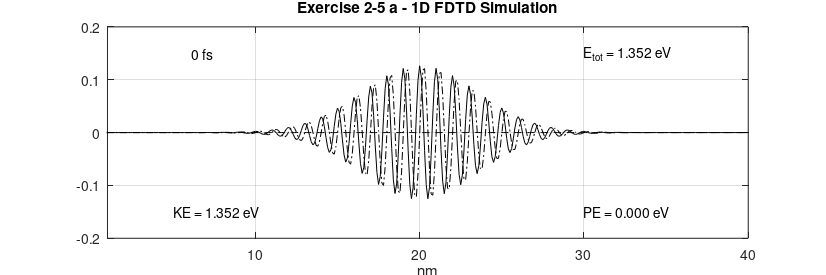
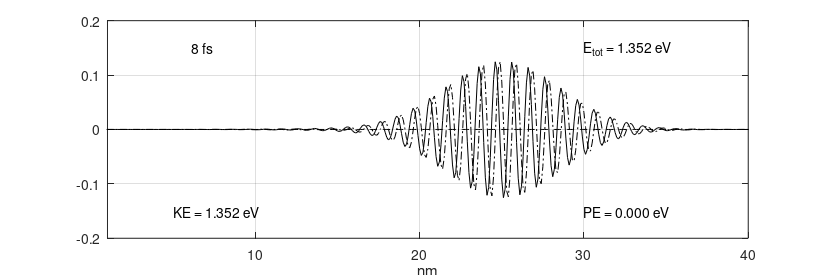
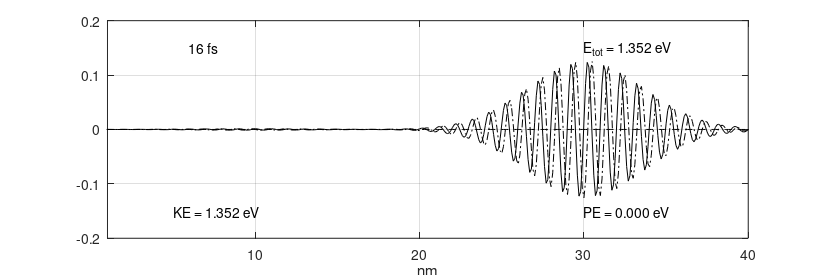

Source code (MATLAB) for these figures, in order:
%% 1D FDTD simulation of psi

%% cleanup environment
clear all;
close all;

%% general definitions and constants
h 			  = 6.626e-34;		  % [J*s]	Plank's constant
hbar		  = h/(2*pi);			  % [J*s]	reduced Plank's constant
m0			  = 9.1e-31;			  % [kg] 	free space mas of an electron

meff_Si   = 1.08;			      % effective mass of Si
meff_Ge		= 0.067;			    % effective mass of Ge
meff_GaAs = 0.55;				    % effective mass of GaAs

meff		  = meff_Si;			  % [?] 	effective mass
melec		  = meff*m0;			  % [?]	mass of an electron
ecoul		  = 1.6e-19;			  % [C]	charge of an electron
epsz		  = 8.85e-9;			  % [A*s/V/m]	dielectric of free space
eV2J		  = 1.6e-19;			  % [-]	energy conversion factor (eV to J)
J2eV		  = 1/eV2J;			    % [-]	energy conversion factor (J to eV)

%% simulation parameters
NN 			  = 400;				    % [-]	number of points in the problem space
del_x		  = .1e-9;			    % [?]	cell size
dt			  = 2e-17;			    % [s]	time steps
ra			  = (0.5*hbar/melec)*(dt/del_x^2);	% <-- must be < 0.15
DX			  = del_x*1e9;		  % [_]	cell size in nm
XX			  = (DX:DX:DX*NN);  % [-]	length in nm for plotting

%% specification of the potential
V			    = zeros(1,NN);	% init potential vector

%% potential definitions

% constant barrier band in center
for n = NN/2:NN/2+50
%	V(n) = .15*eV2J;
end

% semiconductor condution band 
for n = 1 : NN/2
%	V(n) = .1*eV2J;
end

for n = NN/2+1 : NN
%	V(n) = .2*eV2J;
end

% electric field
for n = 1 : NN
%	V(n) = -(0.2/400)*(n-400)*eV2J;
end

%% initialize a sine wave in a gaussian envelope

lambda	= 10;			      % [nm]  pulse wavelength
sigma		= 50;			      % [nm]  pulse width
nc			= 200;			    % starting position
prl			= zeros(1,NN);	% real part of the state variable
pim			= zeros(1,NN);	% imaginary part of the state variable
ptot		= 0.;			      % ?

for n=2:NN-1
    prl(n)  = exp(-1.*((n-nc)/sigma)^2)*cos(2*pi*(n-nc)/lambda);
	  pim(n)  = exp(-1.*((n-nc)/sigma)^2)*sin(2*pi*(n-nc)/lambda);
	  ptot	  = ptot + prl(n)^2 + pim(n)^2;
end

pnorm = sqrt(ptot);			% normalization constant

% normalize and check
ptot = 0.;

for n=1:NN
    prl(n)	= prl(n)/pnorm;
    pim(n)	= pim(n)/pnorm;
    ptot    = ptot + prl(n)^2 + pim(n)^2;
end

fprintf("normalization = %f\n", ptot);	% should have the value 1

T			  = 0;
n_step	= 1;
count   = 0;    
nos     = 400;  % number of timestepts between plots (equidistant)
nop     = 3;    % number of plots to be made

while nop > count
    %n_step = input("How many time steps -->");

	  % this is the core FDTD program
	  for m=1:n_step
		    T = T+1;
	
        for n=2:NN-1
            prl(n) = prl(n) - ra*(pim(n-1) -2*pim(n) + pim(n+1)) ...
              + (dt/hbar)*V(n)*pim(n);
        end
        
        for n=2:NN-1
            pim(n) = pim(n) + ra*(prl(n-1) -2*prl(n) + prl(n+1)) ...
              - (dt/hbar)*V(n)*prl(n);
        end
	  end
	
    % calculate the expected values
    PE	= 0.;	% potential energy
    
    for n=1:NN
        psi(n) = prl(n) + i*pim(n);
        PE = PE + psi(n)*psi(n)'*V(n);
    end

    fprintf("normalization = %f\n", psi*psi');

    PE = PE*J2eV;	% potential energy

    ke = 0. + j*0.;
    
    for n=2:NN-1
        lap_p = psi(n+1) - 2*psi(n) + psi(n-1);
        ke = ke + lap_p*psi(n)';
    end

    KE = -J2eV*((hbar/del_x)^2/(2*melec))*real(ke);	% kinetic energy

    % plot results
    figure(count+1);
    plot(XX, prl, "k");
    hold on;
    plot(XX, pim, "-.k");
    plot(XX, J2eV*V, "--k");
    hold off;
    
    axis([1 DX*NN -.2 .2] );
    
    % insert plot annotations
    text( 5,  .15, sprintf("%7.0f fs",           T*dt*1e15)); % show time in plot
    text( 5, -.15, sprintf("KE = %5.3f eV",      KE));        % show KE in plot
    text(30, -.15, sprintf("PE = %5.3f eV",      PE));        % show PE in plot
    text(30,  .15, sprintf("E_t_o_t = %5.3f eV", KE+PE));     % show Etot in plot
    
    xlabel("nm");
    
    set(gca, "fontsize", 10);
    if (count == 0)
      title("Exercise 2-5 a - 1D FDTD Simulation");
    else
      title(" ");
    endif
    
    grid on;
    
    fig = gcf();
    set(fig, "PaperUnits", "centimeters");
    x_width = 21;
    y_width = 7;
    set(fig, "PaperPosition", [0 0 x_width y_width]);
    print(fig, strcat("ex_2_5_a_", num2str(count), ".png"), "-dpng");
    
    count++;
    n_step = nos;
end